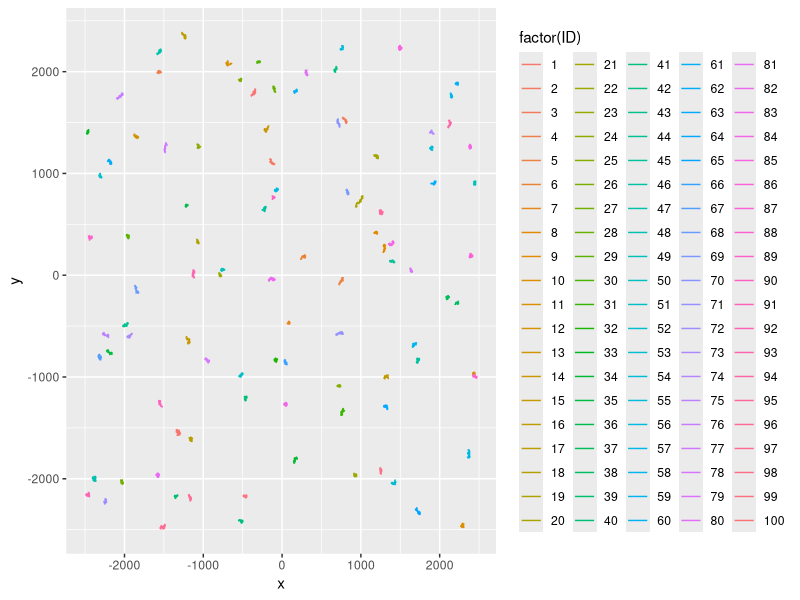

Recreate this plot in R.
library(ggplot2)

SetScene <- function(n,scale=1) {
  lim = scale*n/2
  x0 = runif(n,min = -lim, max = lim)
  y0 = runif(n,min = -lim, max = lim)
  data.frame(ID=1:n,x0,y0)
}

Move <- function(phi,d,out=NULL) {
  if (!length(phi)==length(d)) stop("Length of phi and d are not equal")
  x = d*cos(phi)
  y = d*sin(phi)
  xy = cbind(x,y)
  if (is.null(out)) {return(xy)} else {
    if(out=="x") return(x)
    if(out=="y") return(y)
  }
}

MakeSteps <- function(n,time,scale=1) {
  t1=data.frame(time = 1:time)
  d1 = merge(SetScene(n,scale),t1)
  ord <- with(d1,order(ID,time))
  d2 = within(d1[ord,],{
    phi=runif(n*time,0,2*pi)
    d = runif(n*time,0,1)
    x1 = ifelse(time==1,x0,Move(phi,d,out="x"))
    y1 = ifelse(time==1,y0,Move(phi,d,out="y"))
  })
  x = aggregate(x1~ID,FUN=cumsum,data=d2)
  y = aggregate(y1~ID,FUN=cumsum,data=d2)
  d2$x = as.vector(t(x$x1))
  d2$y = as.vector(t(y$y1))
  return(d2)
}

dset <- MakeSteps(100,5000,scale = 50)
ggplot(data = dset,mapping = aes(x=x,y=y, color=factor(ID))) + geom_path()





Distance <- function(x_v,y_v) {
  if (!length(x_v)==length(y_v)) stop("Length of x and y are not equal")
  bigX = outer(x_v,x_v,FUN = function (x,y) (x-y)^2)
  bigY = outer(y_v,y_v,FUN = function (x,y) (x-y)^2)
  return(sqrt(bigX + bigY))
}

transProb <- function(D_matrix, P_D0=1) {
  if (!is.matrix(X)) stop("Object for argument X is not a matrix")
  ind = as.vector(upper.tri(X))
  x = as.vector(X)
  x[!ind] = 0
  matrix(x,nrow = nrow(X))
  }
colorspaces